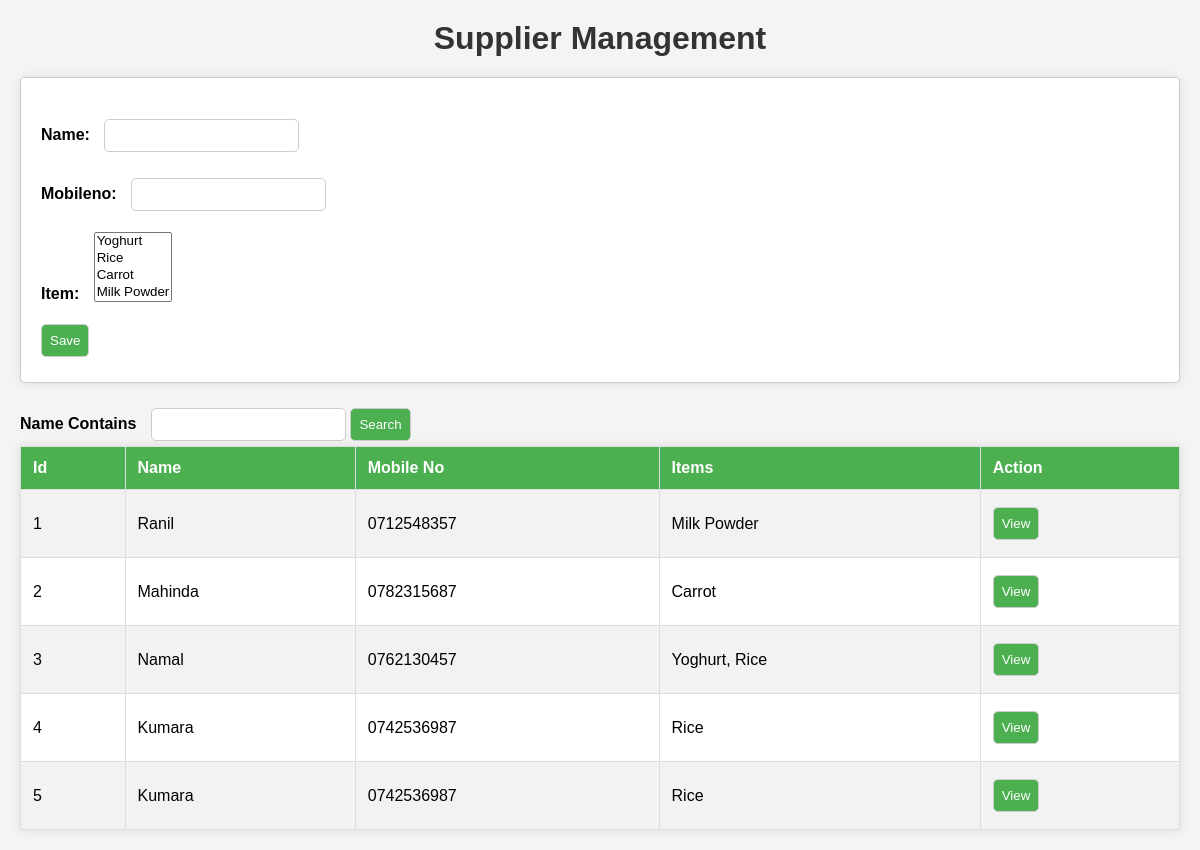
Page /app/supplier/ on the committed database.
### app/models.py (models this page shows, shortened)
class Item (models.Model):
    name = models.CharField(max_length = 20)
    price = models.DecimalField(max_digits = 8, decimal_places = 2)
    image = models.ImageField(upload_to = 'items')
    category = models.ForeignKey(Category, on_delete = models.CASCADE)
    unit = models.ForeignKey(Unit, on_delete = models.CASCADE)
    def __str__(self):
        return self.name

class Supplier (models.Model):
    name = models.CharField(max_length = 20)
    mobileno = models.CharField(max_length = 10)
    item = models.ManyToManyField(Item)

### app/views.py (the view)
# urls.py: path('supplier/', views.supplier_view),
def supplier_view(request):
    suppliers = Supplier.objects.all()
    if request.method == 'POST':
       form = SupplierForm(request.POST)
       if form.is_valid():
           form.save()
    else:
       form = SupplierForm()
    context = {'form':form, 'supplrs':suppliers}
    return render (request, 'supplier.html', context)

### app/forms.py
class SupplierForm(forms.ModelForm):
    class Meta:
        model = Supplier
        fields = '__all__'

### app/templates/supplier.html (shortened to what this page needs)
<html>
<head>
</head>
<body>
    <h1>Supplier Management</h1>
    <form method="POST">
        {{ form.as_p }}
        <input type="submit" value="Save">
    </form>
    <label>Name Contains</label>
    <input type="text"/>
    <button>Search</button>
    <table border="1">
        <tr>
            <th>Id</th>
            <th>Name</th>
            <th>Mobile No</th>
            <th>Items</th>
            <th>Action</th>
        </tr>
        {% for supplier in supplrs %}
        <tr>
            <td>{{ supplier.id }}</td>
            <td>{{ supplier.name }}</td>
            <td>{{ supplier.mobileno }}</td>
            <td>{{ supplier.item.all|join:", " }}</td>
            <td><button>View</button></td>
        </tr>
        {% endfor %}
    </table>
</body>
</html>

### app/templates/supplier.html (style rules this page uses)
body { font-family: Arial, sans-serif; margin: 20px; padding: 0; background-color: #f4f4f4; }
h1 { color: #333; text-align: center; margin-bottom: 20px; }
form { margin-bottom: 20px; background-color: #fff; padding: 20px; border: 1px solid #ccc; border-radius: 5px; box-shadow: 0 0 10px rgba(0, 0, 0, 0.1); }
label { font-weight: bold; margin-right: 10px; }
input[type="text"], input[type="submit"], button { padding: 8px; margin: 5px 0; border: 1px solid #ccc; border-radius: 5px; box-sizing: border-box; }
input[type="submit"], button { background-color: #4CAF50; color: white; cursor: pointer; }
table { width: 100%; border-collapse: collapse; margin-bottom: 20px; background-color: #fff; box-shadow: 0 0 10px rgba(0, 0, 0, 0.1); }
table, th, td { border: 1px solid #ddd; }
th, td { padding: 12px; text-align: left; }
th { background-color: #4CAF50; color: white; }
tr:nth-child(even) { background-color: #f2f2f2; }

### rows in the picture
Supplier: id "1", name "Ranil", mobileno "0712548357", item.all "Milk Powder"
Supplier: id "2", name "Mahinda", mobileno "0782315687", item.all "Carrot"
Supplier: id "3", name "Namal", mobileno "0762130457", item.all "Yoghurt, Rice"
Supplier: id "4", name "Kumara", mobileno "0742536987", item.all "Rice"
Supplier: id "5", name "Kumara", mobileno "0742536987", item.all "Rice"
